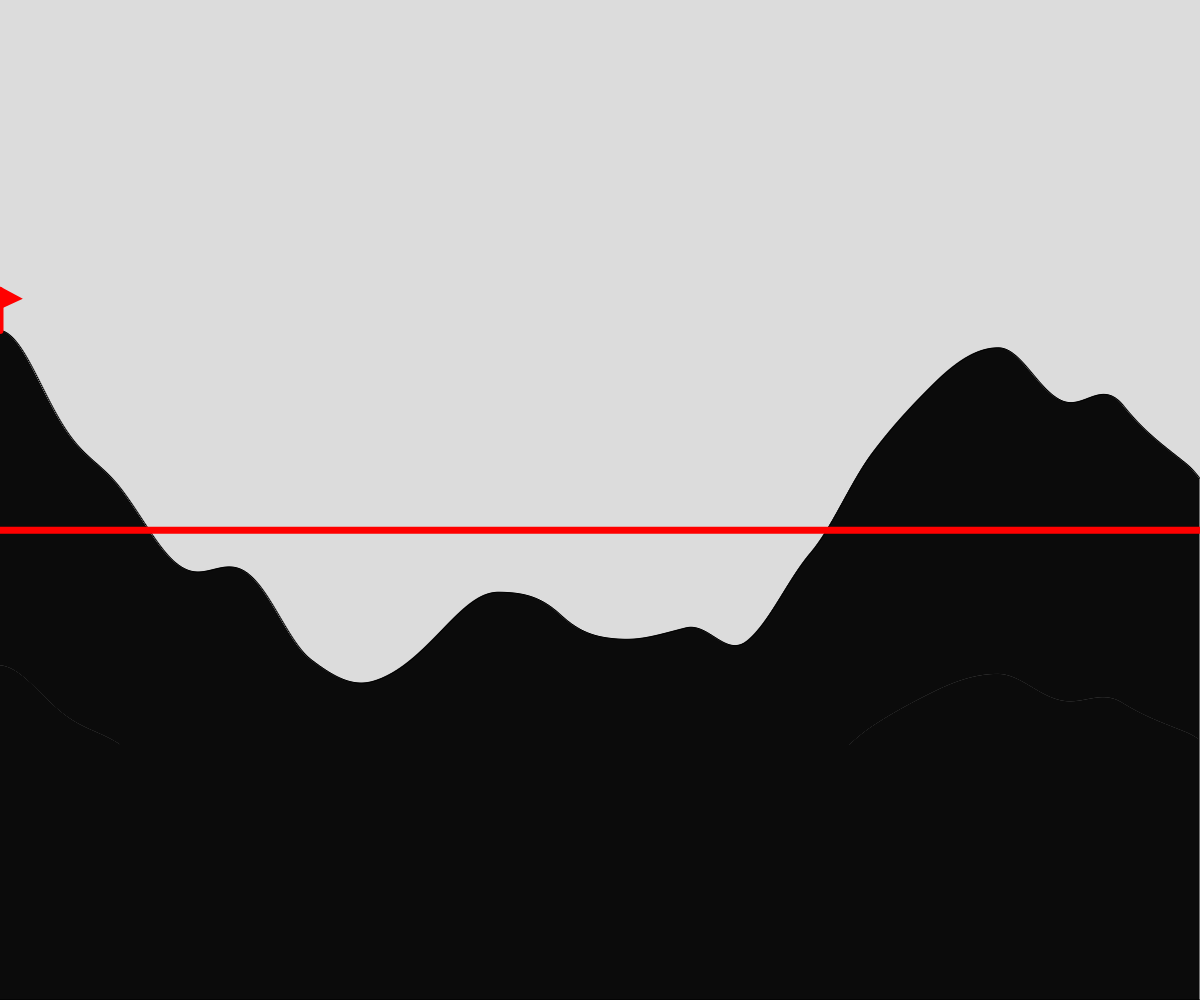
Frame 1 (no input)
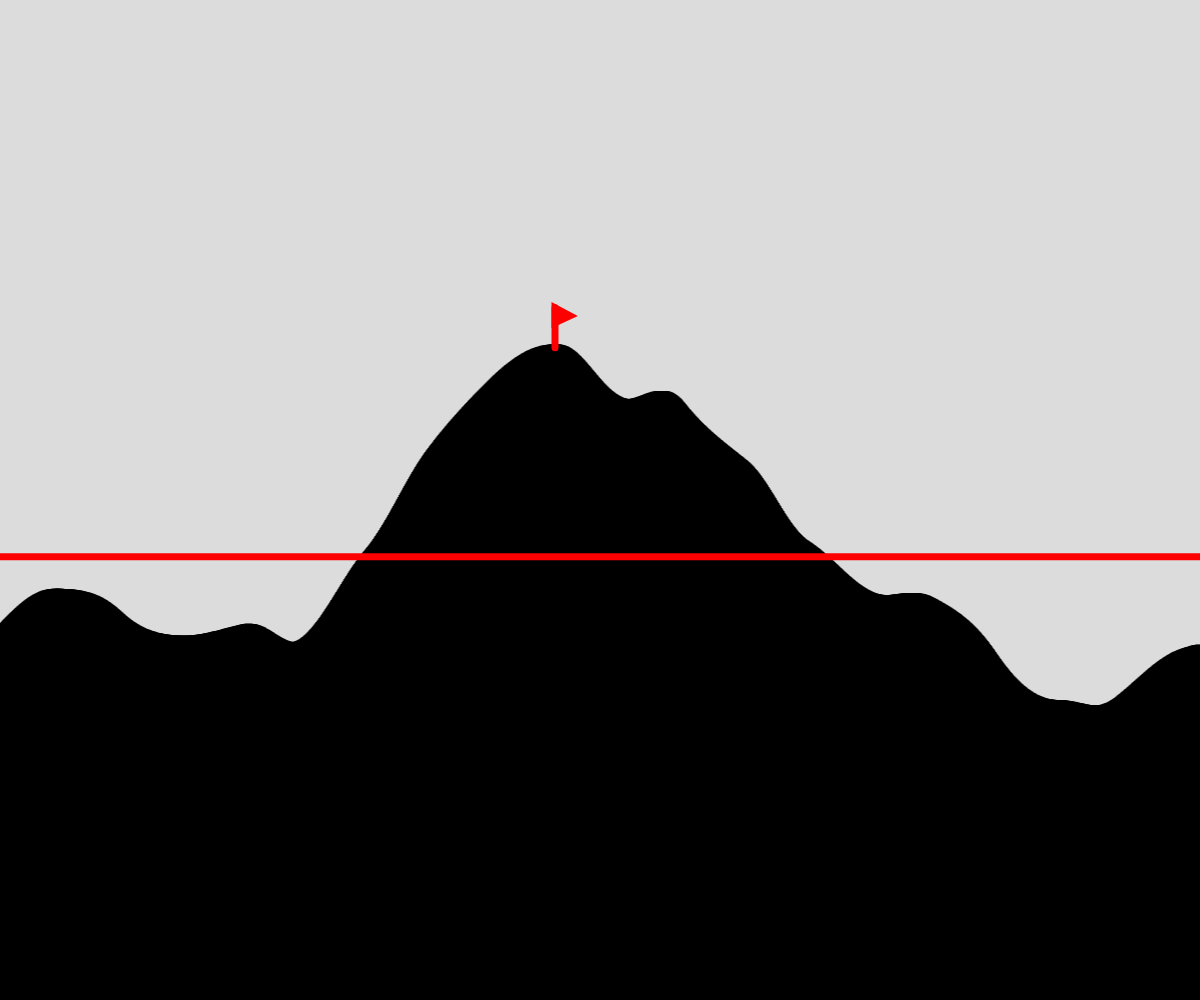
Frame 60 (no input)
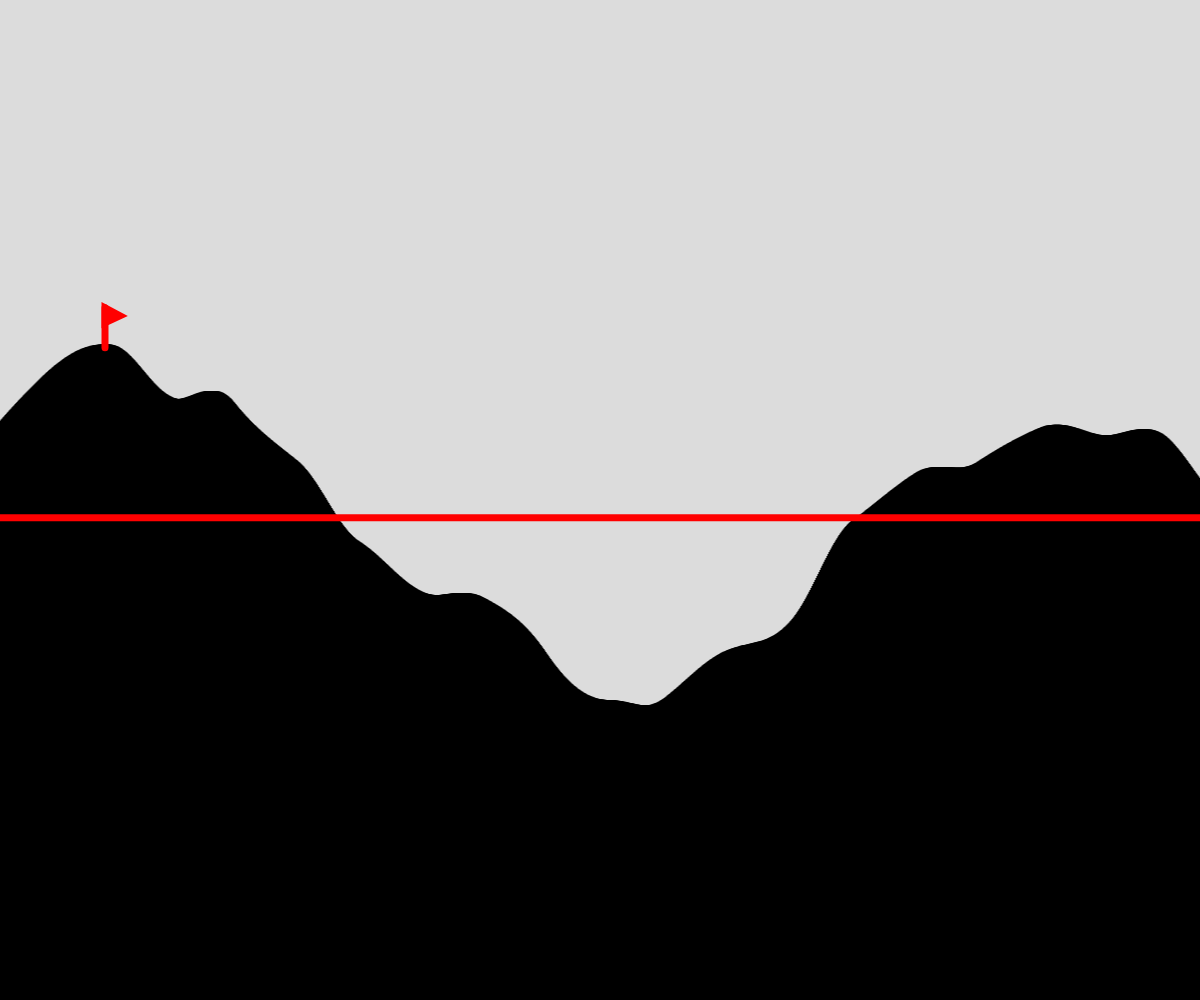
Frame 120 (the mouse pressed at the canvas centre since frame 60)

The p5.js sketch that drew these frames (run headless with seeded random() and noise() and a simulated clock; from frame 60 on, the mouse is pressed at the canvas centre):

// p5.js sketch
// ── sketch.js
// Terrain gen
// Owen
// 10/12/23
//
// randomly draws mountain peaks, using perlin noise

//globals
let rectWidth = 1;
let rectVal = 0;
let rectValTime = 0;
let noiseShift = 0.002;
let noiseChange = noiseShift;
let bigY = 0;
let flagX = 0;
let average=0;

function setup() {
  createCanvas(windowWidth, windowHeight);
  rectMode(CORNERS);
}

//a function that will randomly draw peaks with prelin noise
function drawTerrain(){
  stroke("black");
  //sets the hightest peak to 0
  bigY=0;
  // uses a loop to draw side-by-side rectangles
  for(let x = 0; x<width; x += rectWidth){
    //picks a height similar to the last height
    rectVal = noise(rectValTime);
    rectVal = map(rectVal,0,1,0,height);
    rectValTime += noiseShift;
    let rectHeight = rectVal;
    //adds up all the heights
    average+=rectVal;

    rect(x,height, x+rectWidth, height - rectHeight);
    //if a height is bigger than the previous biggest height
    //then it will be set as the new biggest height
    if (rectHeight > bigY){
      bigY = rectHeight;
      flagX = x;
    }
  }
  //finds the average height
  average = average/(width/rectWidth);
  //inverses bigY
  bigY = height-bigY;
 
}

//function draws a flag at the heighest point
function drawFlag(x,y){
  strokeWeight(7);
  stroke("red");
  fill("red");
  line(x,y,x,y-40);
  triangle(x,y-25,x,y-40,x+15,y-32);

}

function draw() {
  background(220);
  //slides the image along
  rectValTime=noiseShift + noiseChange;
  noiseChange+=0.015;
  //calls all the drawing, and draws a line across the screen
  //at the average height
  drawTerrain();
  drawFlag(flagX,bigY);
  line(0,height-average,width,height-average);
}
